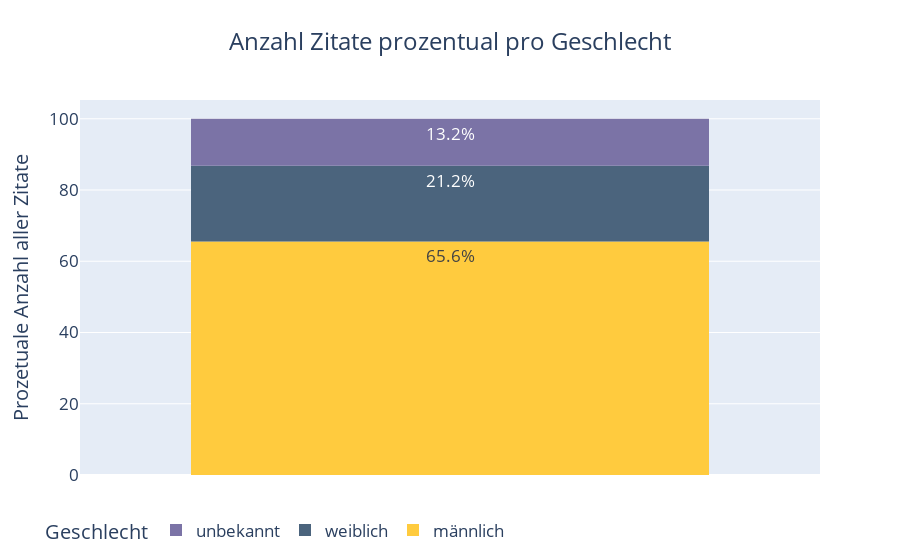

The notebook cell saved with this chart:
### Code cell
config = {
  'toImageButtonOptions': {
    'format': 'png', # one of png, svg, jpeg, webp
    'filename': 'custom_image',
    'height': 500,
    'width': 600,
    'scale':6 # Multiply title/legend/axis/canvas sizes by this factor
  }
}


fig.show(config=config)

### Figure 1 — Plotly figure (JSON) as saved in the notebook; plotly's stock layout.template omitted (floating-point values rounded to 4 significant figures)
{"data": [{"alignmentgroup": "True", "bingroup": "x", "histfunc": "sum", "hovertemplate": "Geschlecht=männlich<br>=%{x}<br>sum of Prozent=%{y}<extra></extra>", "legendgroup": "männlich", "marker": {"color": "#ffcb3e", "pattern": {"shape": ""}}, "name": "männlich", "offsetgroup": "männlich", "orientation": "v", "showlegend": true, "textposition": "inside", "texttemplate": "%{y:.1f}%", "type": "histogram", "x": [""], "xaxis": "x", "y": [65.56], "yaxis": "y"}, {"alignmentgroup": "True", "bingroup": "x", "histfunc": "sum", "hovertemplate": "Geschlecht=weiblich<br>=%{x}<br>sum of Prozent=%{y}<extra></extra>", "legendgroup": "weiblich", "marker": {"color": "#4b647d", "pattern": {"shape": ""}}, "name": "weiblich", "offsetgroup": "weiblich", "orientation": "v", "showlegend": true, "textposition": "inside", "texttemplate": "%{y:.1f}%", "type": "histogram", "x": [""], "xaxis": "x", "y": [21.22], "yaxis": "y"}, {"alignmentgroup": "True", "bingroup": "x", "histfunc": "sum", "hovertemplate": "Geschlecht=unbekannt<br>=%{x}<br>sum of Prozent=%{y}<extra></extra>", "legendgroup": "unbekannt", "marker": {"color": "#7b73a6", "pattern": {"shape": ""}}, "name": "unbekannt", "offsetgroup": "unbekannt", "orientation": "v", "showlegend": true, "textposition": "inside", "texttemplate": "%{y:.1f}%", "type": "histogram", "x": [""], "xaxis": "x", "y": [13.21], "yaxis": "y"}], "layout": {"bargap": 0.3, "barmode": "relative", "font": {"size": 17}, "legend": {"orientation": "h", "title": {"text": "Geschlecht"}, "tracegroupgap": 0, "traceorder": "reversed", "x": -0.05}, "title": {"text": "Anzahl Zitate prozentual pro Geschlecht", "x": 0.5}, "xaxis": {"anchor": "y", "domain": [0, 1], "title": {"text": ""}}, "yaxis": {"anchor": "x", "domain": [0, 1], "showticklabels": true, "title": {"text": "Prozetuale Anzahl aller Zitate"}}}}
